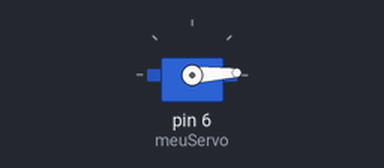
The sketch below on a simulated Arduino Uno, built with avr-gcc and run on an emulated ATmega328P. On the bench: servo.

Above: at 0.05 s.
At 1.15 s:
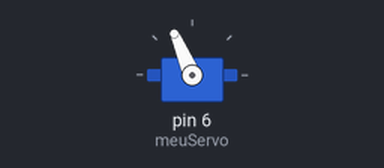
At 2.25 s:
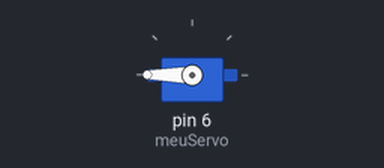
At 4.5 s:
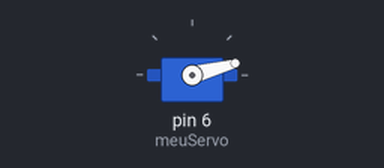
Timing chart, 0 to 6.0 s (numbered marks = the images above):
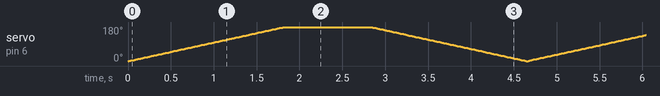

The sketch:

exemplo_servo1.ino
```cpp
// Link para o circuito no tinkercad : https://www.tinkercad.com/things/lNwHROFyf61-exemplo-servo/editel?sharecode=-Oo3cLlxBmf3htv97vgeofVAF3vXAol8ty330pSjz9w
#include <Servo.h>

Servo meuServo;

void setup()
{
  meuServo.attach(6);

}

void loop()
{
  int pos = 0;
  for (pos = 0; pos <= 180; pos += 1) {
    meuServo.write(pos);
    delay(10);
  }
  delay(1000);
  for (pos = 180; pos >= 0; pos -= 1) {
    meuServo.write(pos);
    delay(10);
  }
}
```
